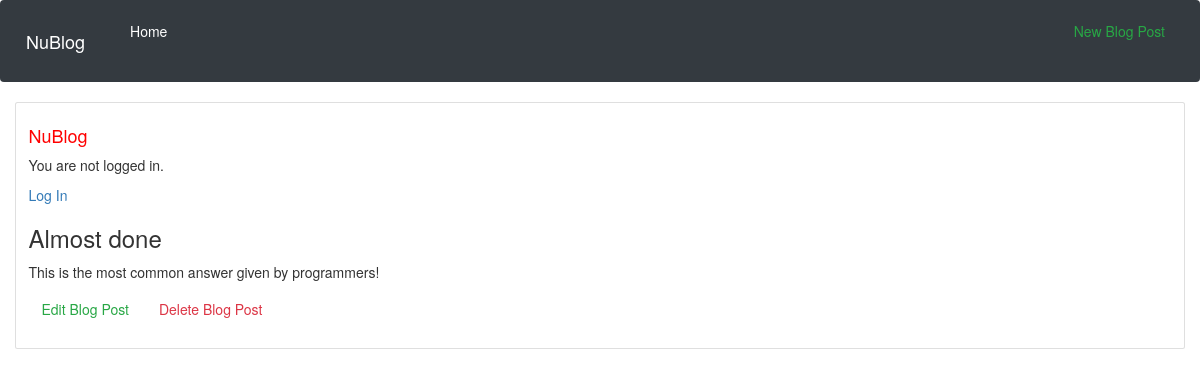
The app's page /post/4/ with its own data.
### blog/models.py (models this page shows, shortened)
class Post(models.Model):
    title = models.CharField(max_length=200)
    author = models.ForeignKey('auth.User',on_delete=models.CASCADE,)
    body = models.TextField()

### blog/views.py (the view)
# urls.py: path('post/<int:pk>/', BlogDetailView.as_view(), name='post_detail'),
class BlogDetailView(DetailView):
    model = Post
    template_name = 'post_detail.html'

### blog/templates/post_detail.html
{% extends 'base.html' %}
{% block content %}
<div class="post-entry">
<h3>{{ post.title }}</h3>
<p>{{ post.body }}</p>
</div>
<a href="{% url 'post_edit' post.pk %}"><button class="btn btn-outline-success my-2 my-sm-0" type="button">Edit Blog Post</button></a>
<a href="{% url 'post_delete' post.pk %}"><button class="btn btn-outline-danger my-2 my-sm-0" type="button">Delete Blog Post</button></a>
{% endblock content %}

### records on screen
Post: title "Almost done", body "This is the most common answer given by programmers!"
